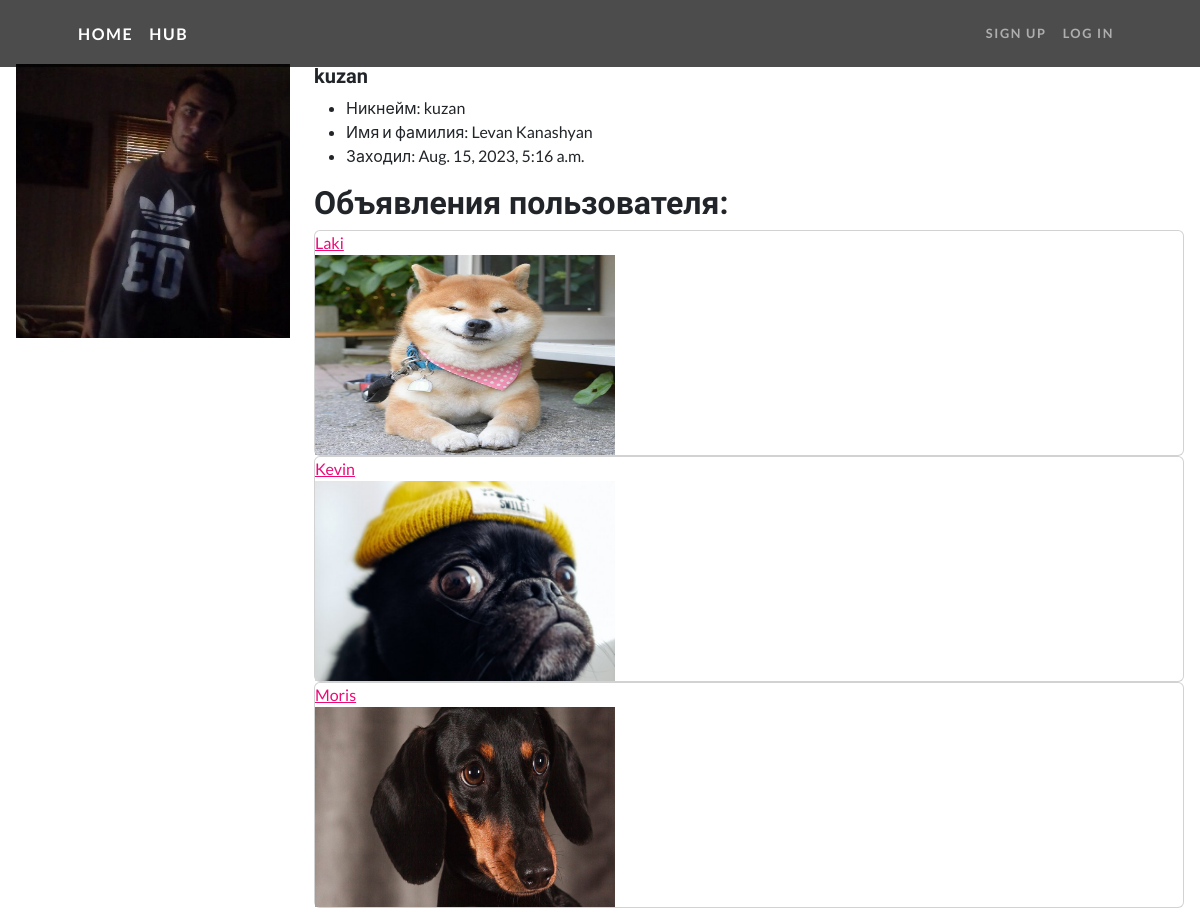
The page /user/kuzan on the database as committed earlier.
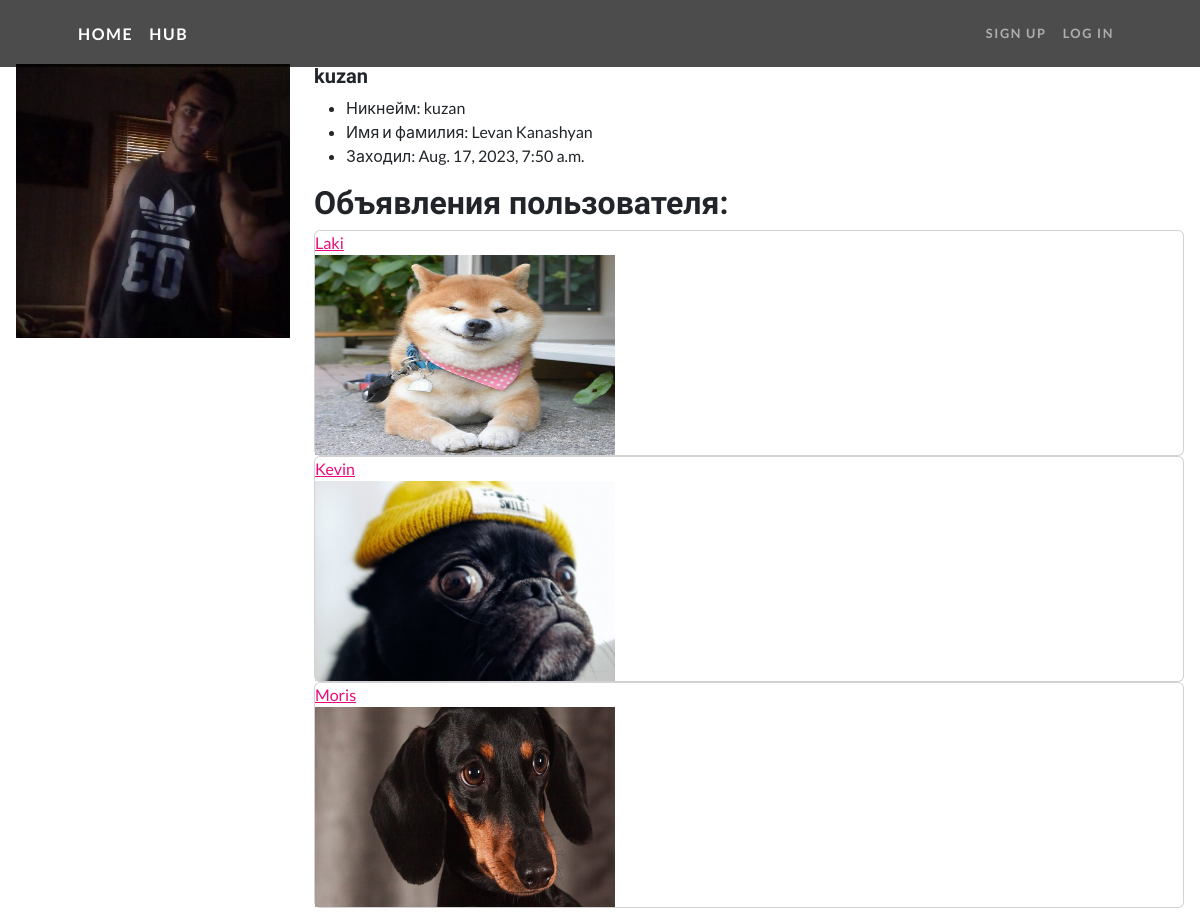
The same page on the database as committed later.
### users/models.py (models this page shows, shortened)
class Profile(models.Model):
    user = models.OneToOneField(User, on_delete=models.CASCADE)
    slug = models.SlugField(verbose_name='URL', max_length=255, blank=True, unique=True)
    avatar = models.ImageField(
        verbose_name='Аватар',
        upload_to='uploads/avatars/%Y/%m/%d/',
        default='uploads/avatars/default.jpg',
        blank=True,
        validators=[FileExtensionValidator(allowed_extensions=('png', 'jpg', 'jpeg'))])
    def __str__(self):
        return self.user.username

### users/views.py (the view)
# urls.py: path('<slug:slug_profile>', views.UserDetailView.as_view(), name="profile_page"),
class UserDetailView(DetailView):
    model = Profile
    context_object_name = 'profile'
    template_name = 'users/userpage.html'
    slug_url_kwarg = 'slug_profile'
    def get_context_data(self, **kwargs):
        context = super().get_context_data(**kwargs)
        context['title'] = f'Страница пользователя: {self.object.user.username}'
        return context

### templates/users/userpage.html (shortened to what this page needs)
{% extends 'base.html' %}
{% load static %}
{% block content %}
{% include "navigation.html" %}
<div class="card border-0">
        <div class="card-body">
            <div class="row">
                <div class="col-md-3">
                    <figure>
                        <img src="{{ profile.avatar.url }}" class="img-fluid rounded-0" alt="{{ profile }}">
                    </figure>
                </div>
                    <div class="col-md-9">
                        <h5 class="card-title">
                        {{ profile }}
                        </h5>
                    <div class="card-text">
                        <ul>
                            <li>Никнейм: {{ profile.user.username }}</li>
                            {% if profile.user.first_name and profile.user.last_name %}
                            <li>Имя и фамилия: {{ profile.user.first_name }} {{ profile.user.last_name }}</li>
                            {% endif %}
                            <li>Заходил: {{ profile.user.last_login }}</li>
                        </ul>
                        <h2> Объявления пользователя: </h2>
                            {% for doggy in profile.user.doggy.all %}
                            <div class="card h-100">
                                <a href="/hub/{{doggy.slug}}" class="">{{ doggy.name }}</a>
                                {% for photo in doggy.photos.all %}
                                <img src="{{ photo.image.url }}" alt="..." width="300" height="200"/>
                                {% endfor %}
                            </div>
                            {% endfor %}
                    </div>
                </div>
            </div>
        </div>
    </div>
{% endblock %}

Rows that differ between the two databases and show on the page:
changed through a linked row, Profile "kuzan": user.last_login "Aug. 15, 2023, 5:16 a.m." → "Aug. 17, 2023, 7:50 a.m."
